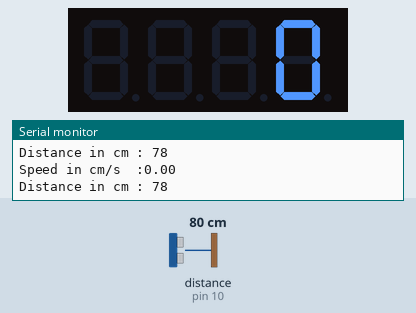
This sketch was run on a simulated Arduino Uno, built with avr-gcc and run on an emulated ATmega328P. On the bench: 4-digit seven-segment display, the last lines printed to the serial monitor. Wiring (inferred from the names in the program): ultrasonic range finder: trigger pin 9; echo pin 10. The test bench sets the inputs (shaded band); at power-on: distance to the obstacle (sensor on pin 10) 80 cm. The echo pulse lasts 58.3 µs per cm.

Above: at 1.8 s.
1.9 s: distance to the obstacle (sensor on pin 10) set to 2 cm
At 2.8 s:
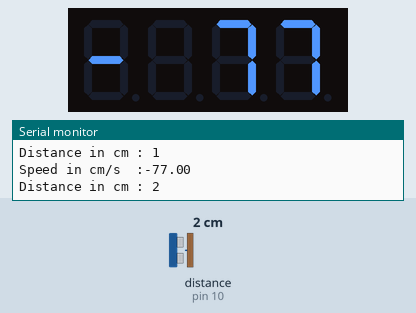
4.9 s: distance to the obstacle (sensor on pin 10) set to 4 cm
At 5.8 s:
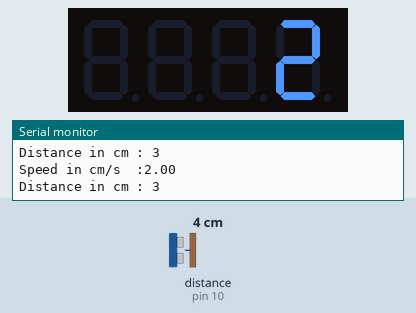
7.5 s: distance to the obstacle (sensor on pin 10) set to 9 cm
At 8.7 s:
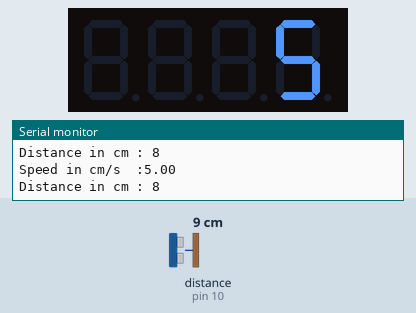
Timing chart, 0 to 10.5 s (numbered marks = the images above; inputs shaded):
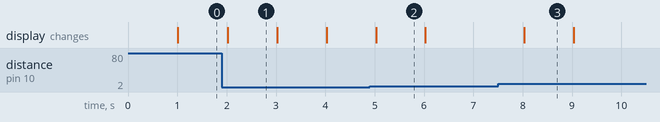

The sketch:

speed__beta__1-2-1.ino
```cpp
#include "SevSeg.h"
SevSeg sevseg; //Instantiate a seven segment object
// defines pins numbers
const int trigPin = 9;
const int echoPin = 10;

// defines variables
long duration;
int distance1=0;
int distance2=0;
double Speed=0;
int distance=0;

void setup() {
  byte numDigits = 4;
  byte digitPins[] = {10, 11, 12, 13};
  byte segmentPins[] = {2,3,4,5,6,7,8,9};
  bool resistorsOnSegments = false; // 'false' means resistors are on digit pins
  byte hardwareConfig = COMMON_ANODE; // See README.md for options
  bool updateWithDelays = false; // Default 'false' is Recommended
  bool leadingZeros = false; // Use 'true' if you'd like to keep the leading zeros
  bool disableDecPoint = true; // Use 'true' if your decimal point doesn't exist or isn't connected. Then, you only need to specify 7 segmentPins[]

  sevseg.begin(hardwareConfig, numDigits, digitPins, segmentPins, resistorsOnSegments,
  updateWithDelays, leadingZeros, disableDecPoint);
  pinMode(trigPin, OUTPUT); // Sets the trigPin as an Output
pinMode(echoPin, INPUT); // Sets the echoPin as an Input
pinMode( 7 , OUTPUT);
Serial.begin(9600); // Starts the serial communication
}

float ultrasonicRead ()
{
// Clears the trigPin
digitalWrite(trigPin, LOW);
delayMicroseconds(2);

// Sets the trigPin on HIGH state for 10 micro seconds
digitalWrite(trigPin, HIGH);
delayMicroseconds(10);
digitalWrite(trigPin, LOW);

// Reads the echoPin, returns the sound wave travel time in microseconds
duration = pulseIn(echoPin, HIGH);

//calculating distance
distance= duration*0.034/2;

// Prints the distance on the Serial Monitor
Serial.print("Distance in cm : ");
Serial.println(distance);
return distance;
}

float speed ()
{

//calculating Speed
   distance1 = ultrasonicRead(); //calls ultrasoninicRead() function below

   delay(1000);//giving a time gap of 1 sec

   distance2 = ultrasonicRead(); //calls ultrasoninicRead() function below

   //formula change in distance divided by change in time
   Speed = (distance2 - distance1)/1.0; //as the time gap is 1 sec we divide it by 1.
}

float printSeg ()
{
//Displaying Speed
Serial.print("Speed in cm/s  :");
Serial.println(Speed);
sevseg.setNumber(Speed);
sevseg.refreshDisplay();
}

void loop()
{
speed();
printSeg();
}
```

Measured:
- after the input at 1.9 s, the display: changes after 0.12 s (image 1)
- after the input at 4.9 s, the display: changes after 0.13 s (image 2)
- after the input at 7.5 s, the display: changes after 0.54 s (image 3)
- what the display in image 1 shows lasts 1.0 s, from 2.0 s to 3.0 s
